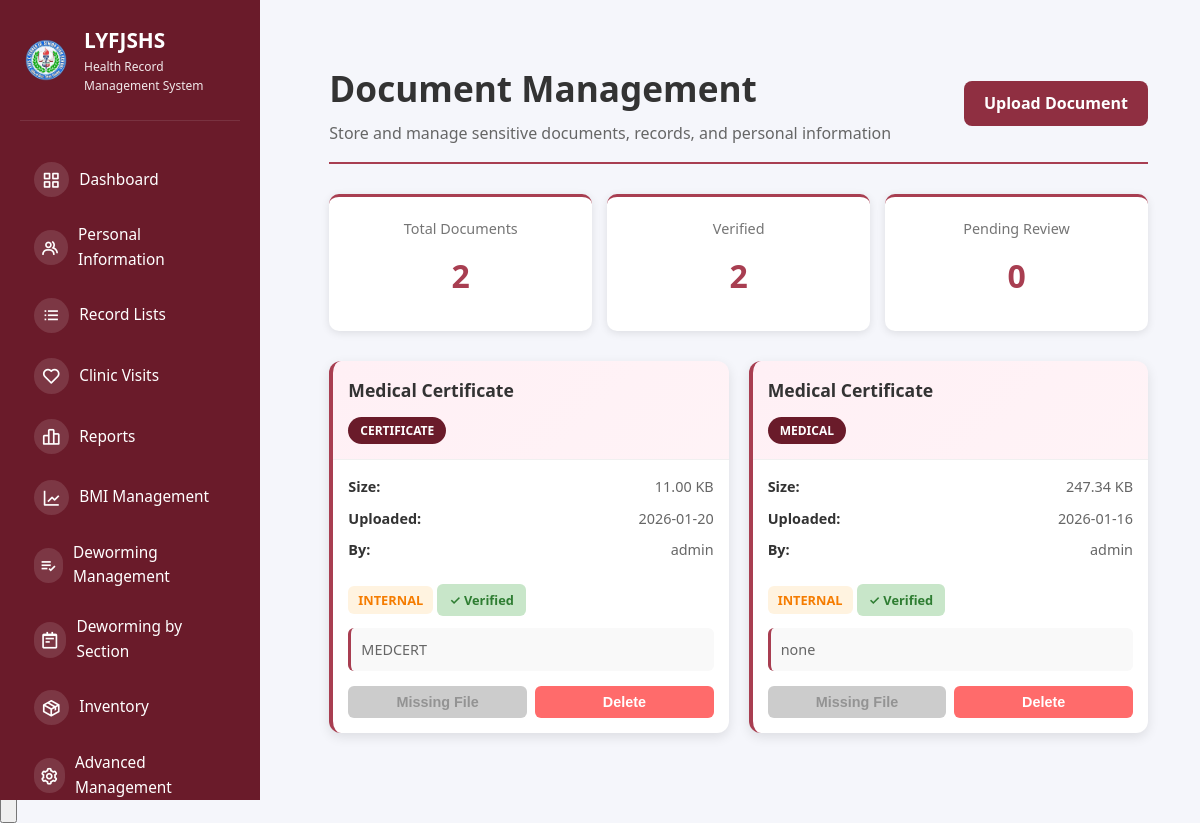
Page /documents (signed in) on the committed database.
### tables this page shows
CREATE TABLE documents (
                id INTEGER PRIMARY KEY AUTOINCREMENT,
                document_name TEXT NOT NULL,
                document_type TEXT NOT NULL,
                file_path TEXT NOT NULL,
                file_size INTEGER,
                person_type TEXT,
                person_id INTEGER,
                description TEXT,
                sensitivity_level TEXT DEFAULT 'confidential',
                uploaded_by INTEGER NOT NULL,
                uploaded_by_name TEXT,
                is_verified INTEGER DEFAULT 0,
                verified_by INTEGER,
                verified_at TIMESTAMP,
                created_at TIMESTAMP DEFAULT CURRENT_TIMESTAMP,
                updated_at TIMESTAMP DEFAULT CURRENT_TIMESTAMP,
                FOREIGN KEY(uploaded_by) REFERENCES users(id),
                FOREIGN KEY(verified_by) REFERENCES users(id)
            );

### src/app.py (the view)
@app.route("/documents")
@require_role('super_admin', 'health_officer')
def document_management():
    db = get_db_connection()
    if not db:
        flash("Database error.", "danger")
        return redirect(url_for("dashboard"))
    try:
        cursor = db.cursor()
        cursor.execute("""
            SELECT * FROM documents
            ORDER BY created_at DESC
        """)
        documents = cursor.fetchall()
        doc_list = []
        for doc in documents:
            doc_dict = dict(doc)
            if os.path.exists(doc_dict['file_path']):
                doc_dict['file_exists'] = True
            else:
                doc_dict['file_exists'] = False
            doc_list.append(doc_dict)
        db.close()
        return render_template("admin/documents.html", documents=doc_list)
    except sqlite3.Error as e:
        flash(f"Database error: {str(e)}", "danger")
        return redirect(url_for("dashboard"))

### src/app.py (called while the page is built)
@app.before_request
def check_user_status():
    if session.get("logged_in"):
        if request.endpoint in ['login', 'logout', 'register', 'pending_approval', 'static']:
            return
        if session.get("role") == "pending":
            return redirect(url_for("pending_approval"))
        db = get_db_connection()
        if db:
            try:
                cursor = db.cursor()
                cursor.execute("SELECT is_active FROM users WHERE id = ?", (session.get("user_id"),))
                user = cursor.fetchone()
                db.close()
                if not user or not safe_row_get(user, 'is_active', 1):
                    session.clear()
                    flash("Your account has been disabled. Please contact the administrator.", "danger")
                    return redirect(url_for("login"))
            except sqlite3.Error:
                db.close()

@app.context_processor
def inject_user():
    user = None
    if session.get("logged_in"):
        db = get_db_connection()
        if db:
            try:
                cursor = db.cursor()
                cursor.execute("SELECT * FROM users WHERE id = ?", (session.get("user_id"),))
                user = cursor.fetchone()
                db.close()
            except sqlite3.Error:
                pass
    return {'current_user': user, 'max': max, 'min': min, 'range': range}

def get_db_connection():
    try:
        conn = sqlite3.connect(DATABASE)
        conn.row_factory = sqlite3.Row  # This enables column access by name
        return conn
    except sqlite3.Error as e:
        print(f"Database connection error: {e}")
        return None

def safe_row_get(row, key, default=None):
    if row is None:
        return default
    try:
        return row[key]
    except (IndexError, KeyError):
        return default

### templates/admin/documents.html (shortened to what this page needs)
{% extends "shared/base.html" %}  {% block content %}
<div class="doc-container">
  <div class="doc-header">
    <div>
      <h1> Document Management</h1>
      <p style="color: #666; margin-top: 5px">
        Store and manage sensitive documents, records, and personal information
      </p>
    </div>
    <a href="{{ url_for('upload_document') }}"> Upload Document</a>
  </div>
  <div class="stats-bar">
    <div class="stat-box">
      <div class="stat-label">Total Documents</div>
      <div class="stat-number">{{ documents|length }}</div>
    </div>
    <div class="stat-box">
      <div class="stat-label">Verified</div>
      <div class="stat-number">
        {{ documents|selectattr('is_verified', 'equalto', 1)|list|length }}
      </div>
    </div>
    <div class="stat-box">
      <div class="stat-label">Pending Review</div>
      <div class="stat-number">
        {{ documents|selectattr('is_verified', 'equalto', 0)|list|length }}
      </div>
    </div>
  </div>
  {% if documents %}
  <div class="document-grid">
    {% for doc in documents %}
    <div class="document-card">
      <div class="doc-card-header">
        <p class="doc-name">{{ doc.document_name }}</p>
        <span class="doc-type">{{ doc.document_type|upper }}</span>
      </div>
      <div class="doc-card-body">
        <div class="doc-meta">
          <div class="meta-item">
            <span class="meta-label">Size:</span>
            <span>{{ "%.2f"|format(doc.file_size / 1024) }} KB</span>
          </div>
          <div class="meta-item">
            <span class="meta-label">Uploaded:</span>
            <span>{{ doc.created_at[:10] }}</span>
          </div>
          <div class="meta-item">
            <span class="meta-label">By:</span>
            <span>{{ doc.uploaded_by_name }}</span>
          </div>
        </div>
        <div style="margin-bottom: 12px">
          <span
            class="sensitivity-badge sensitivity-{{ doc.sensitivity_level|lower }}"
          >
            {{ doc.sensitivity_level|upper }}
          </span>
          {% if doc.is_verified %}
          <span class="verification-badge verified">✓ Verified</span>
          {% else %}
          <span class="verification-badge unverified">⚠ Pending</span>
          {% endif %}
        </div>
        {% if doc.description %}
        <div class="doc-description">{{ doc.description }}</div>
        {% endif %}
        <div class="doc-actions">
          {% if doc.file_exists %}
          <button
            class="doc-btn btn-view"
            data-doc-id="{{ doc.id }}"
            data-doc-name="{{ doc.document_name }}"
            data-file-type="{{ doc.document_type }}"
            data-action="view"
          >
             View
          </button>
          {% else %}
          <button
            class="doc-btn"
            style="background: #ccc; cursor: not-allowed"
            disabled
          >
            Missing File
          </button>
          {% endif %}
          <button
            class="doc-btn btn-delete"
            data-doc-id="{{ doc.id }}"
            data-doc-name="{{ doc.document_name }}"
            data-action="delete"
          >
             Delete
          </button>
        </div>
      </div>
    </div>
    {% endfor %}
  </div>
  {% else %}
  <div class="empty-state">
    <div class="empty-icon">📭</div>
    <p>No documents uploaded yet</p>
    <a href="{{ url_for('upload_document') }}">Upload Your First Document</a>
  </div>
  {% endif %}
</div>
{% endblock %}

### static/css/dashboard.css (style rules this page uses)
* { margin: 0; padding: 0; box-sizing: border-box; }
:root { --primary-color: #2bb0a1; --secondary-color: #8b2340; --danger-color: #dc2626; --success-color: #16a34a; --warning-color: #ea580c; --light-bg: #f8fafc; --white: #ffffff; --text-dark: #1f2937; --text-light: #6b7280; --border-color: #e5e7eb; --shadow: 0 1px 3px rgba(0, 0, 0, 0.1); --shadow-lg: 0 10px 15px -3px rgba(0, 0, 0, 0.1); }
body { font-family: -apple-system, BlinkMacSystemFont, "Segoe UI", Roboto, Oxygen, Ubuntu, Cantarell, sans-serif; background-color: var(--light-bg); color: var(--text-dark); line-height: 1.6; }
html, body { height: 100%; font-family: system-ui, -apple-system, BlinkMacSystemFont, "Segoe UI", Roboto, sans-serif; }
body { background: #f5f6fb; color: #111827; }
.main-content h1 { font-size: 2.2rem; margin-bottom: 1.75rem; color: #111827; font-weight: 700; }
.stat-box { background: linear-gradient(135deg, #667eea 0%, #764ba2 100%); color: white; padding: 20px; border-radius: 8px; text-align: center; box-shadow: 0 4px 6px rgba(0, 0, 0, 0.1); }
.stat-number { font-size: 32px; font-weight: bold; margin-bottom: 5px; }
.stat-label { font-size: 14px; opacity: 0.9; }

### templates/admin/documents.html (style rules this page uses)
.doc-container { max-width: 1200px; margin: 0 auto; padding: 20px; }
.doc-header { display: flex; justify-content: space-between; align-items: center; margin-bottom: 30px; border-bottom: 2px solid #a83e51; padding-bottom: 15px; }
.doc-header h1 { margin: 0; color: #333; font-size: 2.2rem; }
.doc-header a { padding: 10px 20px; background: linear-gradient(135deg, #8f2f41, #8f2f41); color: white; border-radius: 8px; text-decoration: none; font-weight: 600; transition: all 0.3s; }
.document-grid { display: grid; grid-template-columns: repeat(auto-fill, minmax(320px, 1fr)); gap: 20px; margin-bottom: 30px; }
.document-card { background: white; border-radius: 12px; overflow: hidden; box-shadow: 0 4px 12px rgba(0, 0, 0, 0.1); transition: all 0.3s; border-left: 4px solid #a83e51; }
.doc-card-header { padding: 15px; background: linear-gradient( 135deg, rgba(255, 107, 157, 0.1), rgba(255, 139, 171, 0.1) ); border-bottom: 1px solid #f0f0f0; }
.doc-name { font-size: 1.1rem; font-weight: 700; color: #333; margin: 0 0 5px 0; word-break: break-word; }
.doc-type { display: inline-block; padding: 4px 12px; background: #6a1b2a; color: white; border-radius: 20px; font-size: 0.75rem; font-weight: 600; margin-top: 8px; }
.doc-card-body { padding: 15px; }
.doc-meta { display: flex; flex-direction: column; gap: 8px; margin-bottom: 15px; font-size: 0.9rem; }
.meta-item { display: flex; justify-content: space-between; color: #666; }
.meta-label { font-weight: 600; color: #333; }
.sensitivity-badge { display: inline-block; padding: 4px 10px; border-radius: 6px; font-size: 0.8rem; font-weight: 600; }
.sensitivity-internal { background: #fff3e0; color: #f57c00; }
.verification-badge { display: inline-block; padding: 6px 12px; border-radius: 6px; font-size: 0.8rem; font-weight: 600; margin-top: 8px; }
.verified { background: #c8e6c9; color: #2e7d32; }
.doc-description { color: #666; font-size: 0.9rem; margin-bottom: 15px; padding: 10px; background: #f9f9f9; border-radius: 6px; border-left: 3px solid #a83e51; }
.doc-actions { display: flex; gap: 8px; flex-wrap: wrap; }
.doc-btn { flex: 1; min-width: 70px; padding: 8px 12px; border: none; border-radius: 6px; font-size: 0.9rem; font-weight: 600; cursor: pointer; transition: all 0.3s; text-decoration: none; text-align: center; display: inline-block; }
.btn-delete { background: #ff6b6b; color: white; }
.stats-bar { display: grid; grid-template-columns: repeat(auto-fit, minmax(150px, 1fr)); gap: 15px; margin-bottom: 30px; }
.stat-box { background: white; padding: 20px; border-radius: 10px; text-align: center; box-shadow: 0 2px 8px rgba(0, 0, 0, 0.1); border-top: 3px solid #a83e51; }
.stat-number { font-size: 2rem; font-weight: 700; color: #a83e51; margin: 10px 0; }
.stat-label { font-size: 0.9rem; color: #666; }

### rows in the picture
documents: document_name "Medical Certificate", document_type "CERTIFICATE", doc.file_size/1024 "11.00", created_at "2026-01-20", uploaded_by_name "admin", sensitivity_level "INTERNAL", is_verified "✓ Verified", description "MEDCERT"
documents: document_name "Medical Certificate", document_type "MEDICAL", doc.file_size/1024 "247.34", created_at "2026-01-16", uploaded_by_name "admin", sensitivity_level "INTERNAL", is_verified "✓ Verified", description "none"

### other values in the picture
{{ documents|length }} "2"
{{ documents|selectattr('is_verified', 'equalto', 1)|list|length }} "2"
{{ documents|selectattr('is_verified', 'equalto', 0)|list|length }} "0"
